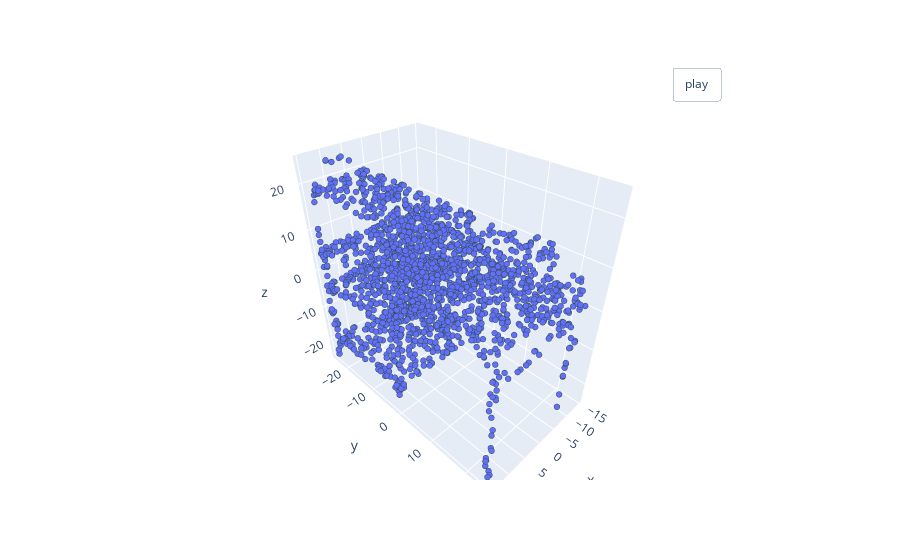

Notebook cell for this chart:
### Code cell
pointcloud = PointSampler(2000)((verts, faces))
pcshow(*pointcloud.T)

### Figure 1 — Plotly figure (JSON) as saved in the notebook; plotly's stock layout.template omitted (floating-point values rounded to 4 significant figures; data arrays with more than 128 entries replaced by an {"elided": "..."} marker saying what was removed)
{"data": [{"marker": {"line": {"color": "DarkSlateGrey", "width": 2}, "size": 2}, "mode": "markers", "type": "scatter3d", "x": {"elided": "2000 float values"}, "y": {"elided": "2000 float values"}, "z": {"elided": "2000 float values"}}], "layout": {"updatemenus": [{"buttons": [{"args": [null, {"frame": {"duration": 50, "redraw": true}, "fromcurrent": true, "mode": "immediate", "transition": {"duration": 0}}], "label": "play", "method": "animate"}], "pad": {"r": 10, "t": 45}, "showactive": false, "type": "buttons", "x": 0.8, "xanchor": "left", "y": 1, "yanchor": "bottom"}]}}
